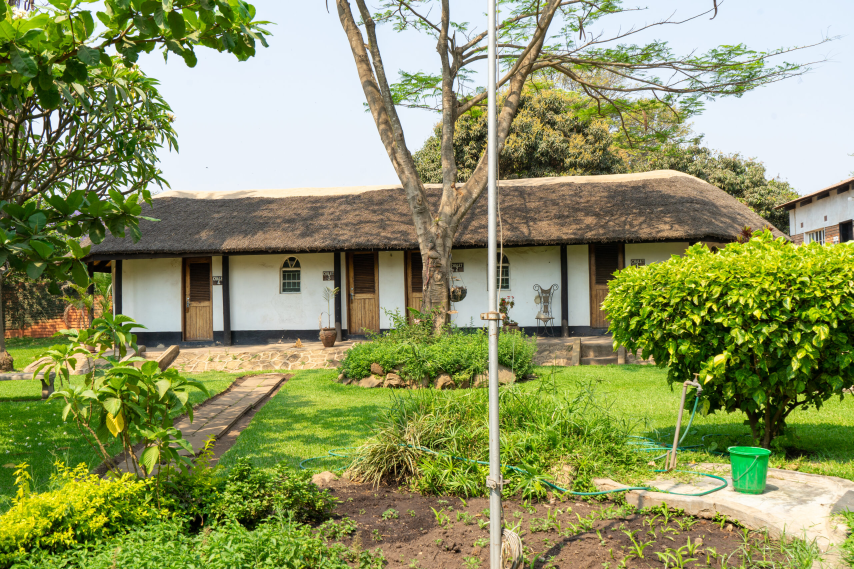
#> input picture Home.jpg, 2560 x 1707 px, found by its file name (shown at 1/3 size)
$ python optimize_images.py
#> lines starting #> are read from the running program, lines starting #| are printed output that depends on the picture
#!/usr/bin/env python3
import os
from PIL import Image

images = [
    "Home.jpg",
    "logo.png.png",
    "site-bg-1920.jpg",
    "site-bg-1366.jpg",
    "site-bg-1024.jpg",
    "site-bg-768.jpg",
    "site-bg-480.jpg",
    "Bar Meal.jpeg",
    "Bar pool 5.jpeg",
    "Bar pool.jpeg",
    "lodge outside.jpeg",
]

sizes = [1600, 800, 480]
outdir = os.path.join(os.path.dirname(__file__), '..', 'assets', 'optimized')
outdir = os.path.abspath(outdir)
os.makedirs(outdir, exist_ok=True)

def process(path):
#> called with path = 'tools/Home.jpg'
    try:
        with Image.open(path) as im:
#> im is the input picture: PIL image 2560x1707 RGB; mean R, G, B 141.1, 149.4, 98.4
            im = im.convert('RGB')
            base = os.path.splitext(os.path.basename(path))[0]
            for s in sizes:
                im_copy = im.copy()
                im_copy.thumbnail((s, s), Image.Resampling.LANCZOS)
                webp_path = os.path.join(outdir, f"{base}-{s}.webp")
                jpg_path = os.path.join(outdir, f"{base}-{s}.jpg")
                im_copy.save(webp_path, 'WEBP', quality=80, method=6)
                im_copy.save(jpg_path, 'JPEG', quality=75, optimize=True)
#> this loop made 3 passes
#> pass 1, in process, `im_copy.save(webp_path, 'WEBP', quality=80, method=6)`:
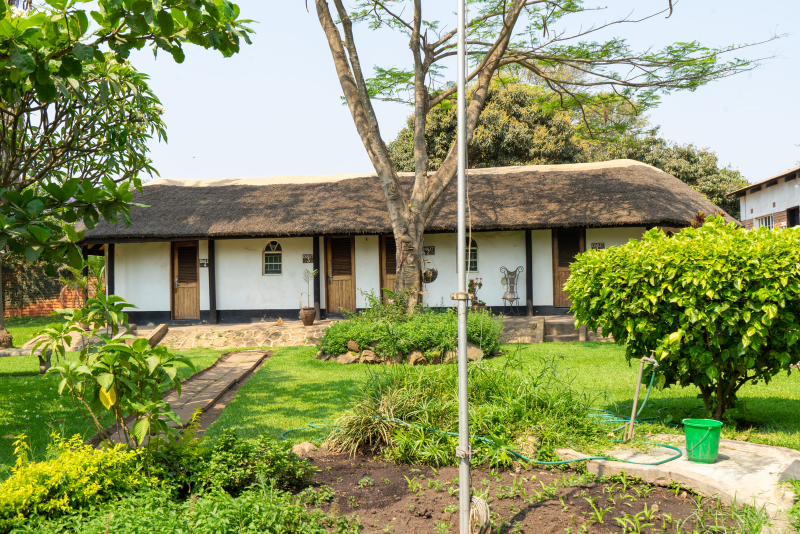
#> saved as Home-1600.webp: PIL image 1600x1067 RGB (shown at 1/2 size); mean R, G, B 141.1, 149.4, 98.5
#> pass 2, in process, `im_copy.save(webp_path, 'WEBP', quality=80, method=6)`:
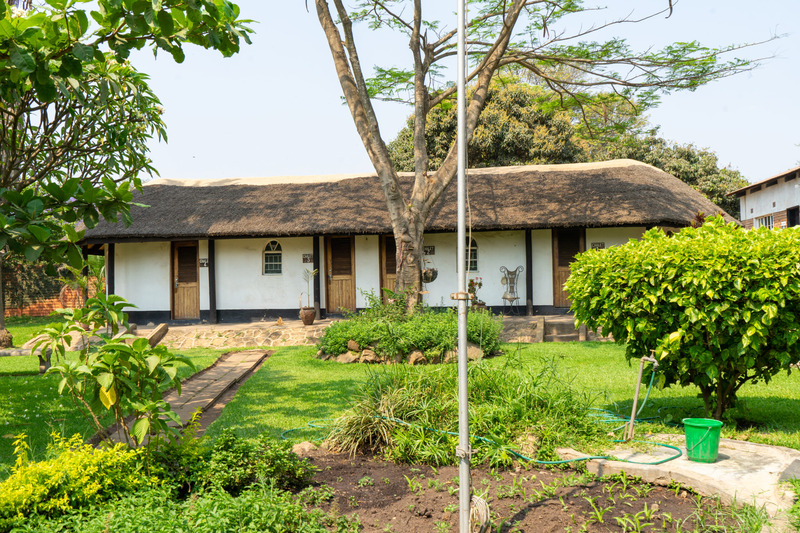
#> saved as Home-800.webp: PIL image 800x533 RGB; mean R, G, B 141.1, 149.4, 98.5
#> after the loop:
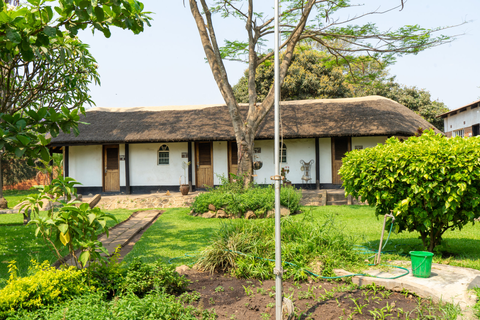
#> im_copy: PIL image 480x320 RGB; mean R, G, B 141.2, 149.5, 98.6
#> pass 3 of the loop `for img in images:`:
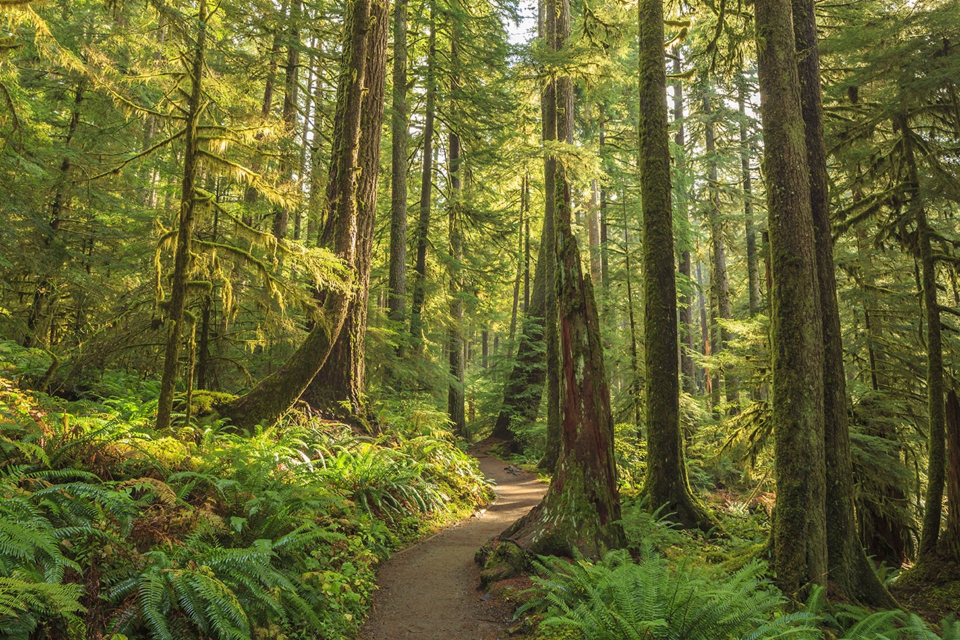
#> input picture site-bg-1920.jpg, 1920 x 1280 px, found by its file name (shown at 1/2 size)
#> in process, im is the input picture: PIL image 1920x1280 RGB; mean R, G, B 101.6, 102.5, 49
#> the loop in process (call 2), `for s in sizes:` made 3 passes
#> pass 2, in process (call 2), `im_copy.save(webp_path, 'WEBP', quality=80, method=6)`:
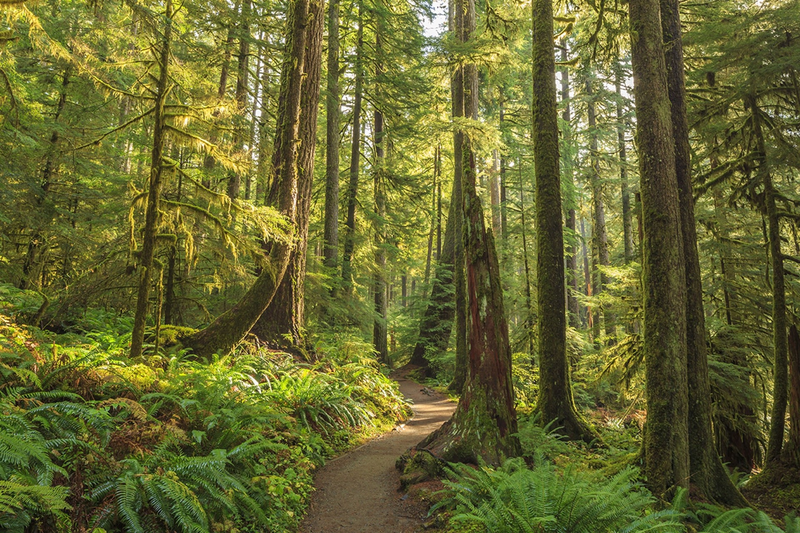
#> saved as site-bg-1920-800.webp: PIL image 800x533 RGB; mean R, G, B 101.6, 102.5, 49
#> after the loop in process (call 2), `for s in sizes:`:
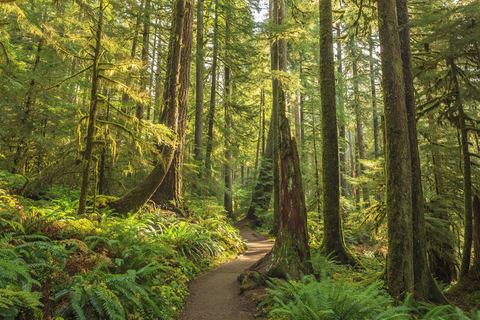
#> im_copy: PIL image 480x320 RGB; mean R, G, B 101.7, 102.7, 49.1
#> the loop made 11 passes; the first 3 are shown
            print(f"Processed {path}")
    except Exception as e:
        print(f"Failed {path}: {e}")

if __name__ == '__main__':
    cwd = os.getcwd()
    for img in images:
        full = os.path.join(cwd, img)
        if os.path.isfile(full):
            process(full)
        else:
            print(f"Not found: {img}")
